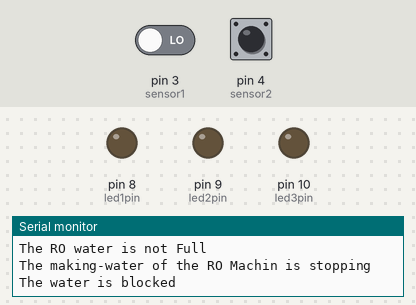
This sketch was run on a simulated Arduino Uno, built with avr-gcc and run on an emulated ATmega328P. Parts: output pins drawn as LEDs (lit = HIGH), the last lines printed to the serial monitor. The test bench sets the inputs (shaded band); at power-on: pin 3 (sensor1) LOW, pin 4 (sensor2) HIGH.

Above: at 1.2 s.
1.3 s: pin 3 (sensor1) driven HIGH
At 2.6 s:
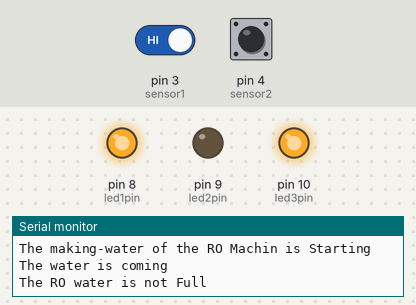
2.9 s: pin 4 (sensor2) driven LOW
At 4.2 s:
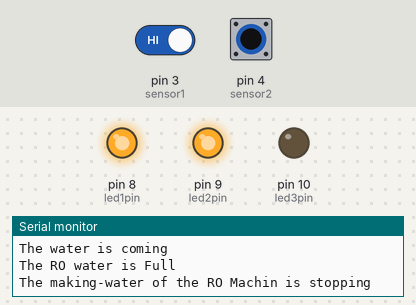
4.5 s: pin 3 (sensor1) driven LOW
At 5.8 s:
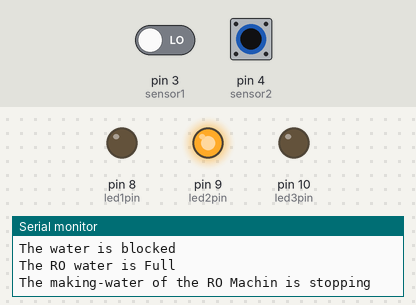
6.1 s: pin 4 (sensor2) driven HIGH
At 7.0 s:
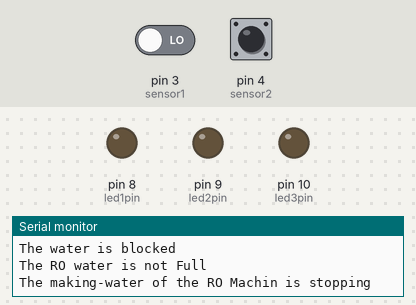
7.7 s: pin 4 (sensor2) pulsed LOW 5 times (0.12 s each, 0.3 s apart)
At 8.07 s:
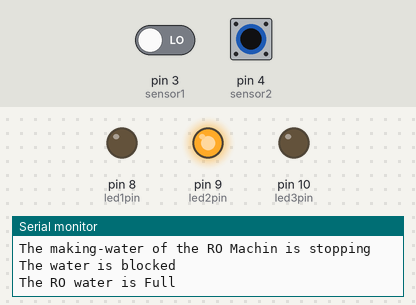
Timing chart, 0 to 10.7 s (numbered marks = the images above; inputs shaded):
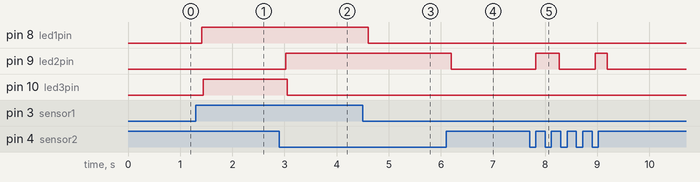

Measured:
- after the input at 1.3 s, pin 8 (led1pin): LOW → HIGH after 0.11 s; pin 10 (led3pin): LOW → HIGH after 0.14 s
- after the input at 2.9 s, pin 9 (led2pin): LOW → HIGH after 0.12 s; pin 10 (led3pin): HIGH → LOW after 0.15 s
- after the input at 4.5 s, pin 8 (led1pin): HIGH → LOW after 0.11 s
- after the input at 6.1 s, pin 9 (led2pin): HIGH → LOW after 0.10 s
- after the input at 7.7 s, pin 9 (led2pin): LOW → HIGH after 0.12 s, → LOW 0.45 s later, → HIGH 0.69 s later, → LOW 0.23 s later

The sketch:

RO03.ino
```cpp
#define sensor1 3
#define sensor2 4
#define led1pin 8
#define led2pin 9
#define led3pin 10


void setup()
{
  pinMode(sensor1,INPUT) ;
  pinMode(sensor2,INPUT) ;

  pinMode(led1pin,OUTPUT) ;
  pinMode(led2pin,OUTPUT) ;
  pinMode(led3pin,OUTPUT) ;


  digitalWrite(led1pin,LOW) ;
  digitalWrite(led2pin,LOW) ;
  digitalWrite(led3pin,LOW) ;

  Serial.begin(9600);
  Serial.println("program start here....");
}
void loop()
{
boolean status1 = 0;
boolean status2 = 0;
status1 = digitalRead(sensor1) ;
status2 = digitalRead(sensor2) ;
if (status1 == HIGH)
  {
    Serial.println("The water is coming");
     digitalWrite(led1pin,HIGH) ;
  }
  else
  {
    Serial.println("The water is blocked");
     digitalWrite(led1pin,LOW) ;
  }

  if (status2 == LOW)
  {
    Serial.println("The RO water is Full");
     digitalWrite(led2pin,HIGH) ;
  }
   else
  {
    Serial.println("The RO water is not Full");
     digitalWrite(led2pin,LOW) ;
  }

  if ((status1 == HIGH) && (status2 == HIGH) )
  {
    Serial.println("The making-water of the RO Machin is Starting");
     digitalWrite(led3pin,HIGH) ;
  }
   else
  {
    Serial.println("The making-water of the RO Machin is stopping");
     digitalWrite(led3pin,LOW) ;
  }


delay(200);

}
```
